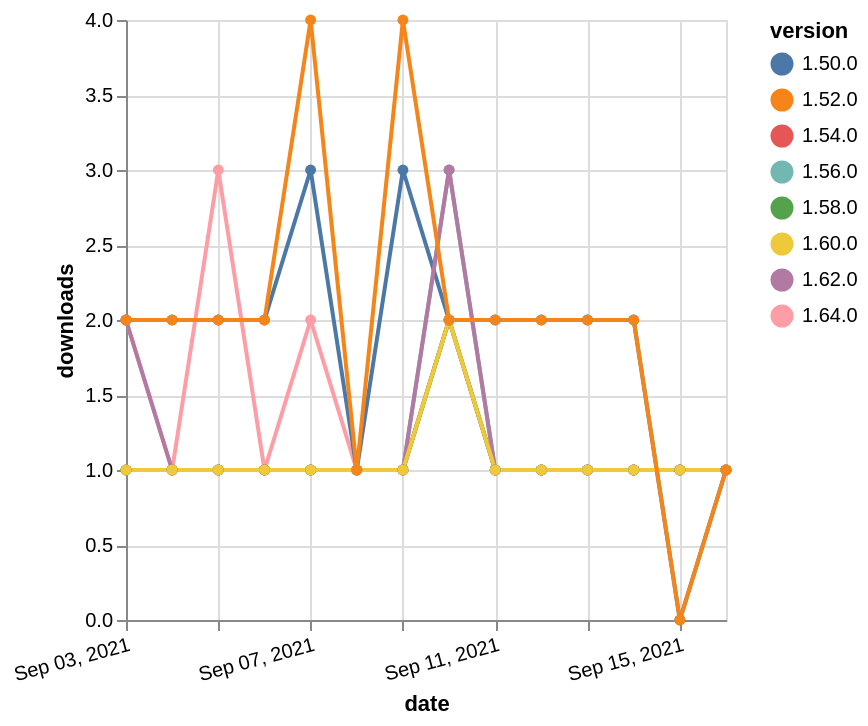

Describe this chart as a Vega-Lite specification.
### Vega-Lite specification from a JSON file in a GitHub repository (floating-point values rounded to 4 significant figures)
{"$schema": "https://vega.github.io/schema/vega-lite/v5.json", "description": "A simple bar chart with embedded data.", "data": {"values": [{"date": "2021-09-03", "total": 315, "delta": 1, "version": "1.56.0"}, {"date": "2021-09-04", "total": 316, "delta": 1, "version": "1.56.0"}, {"date": "2021-09-05", "total": 317, "delta": 1, "version": "1.56.0"}, {"date": "2021-09-06", "total": 318, "delta": 1, "version": "1.56.0"}, {"date": "2021-09-07", "total": 319, "delta": 1, "version": "1.56.0"}, {"date": "2021-09-08", "total": 320, "delta": 1, "version": "1.56.0"}, {"date": "2021-09-09", "total": 321, "delta": 1, "version": "1.56.0"}, {"date": "2021-09-10", "total": 324, "delta": 3, "version": "1.56.0"}, {"date": "2021-09-11", "total": 325, "delta": 1, "version": "1.56.0"}, {"date": "2021-09-12", "total": 326, "delta": 1, "version": "1.56.0"}, {"date": "2021-09-13", "total": 327, "delta": 1, "version": "1.56.0"}, {"date": "2021-09-14", "total": 328, "delta": 1, "version": "1.56.0"}, {"date": "2021-09-15", "total": 329, "delta": 1, "version": "1.56.0"}, {"date": "2021-09-16", "total": 330, "delta": 1, "version": "1.56.0"}, {"date": "2021-09-03", "total": 118, "delta": 2, "version": "1.64.0"}, {"date": "2021-09-04", "total": 119, "delta": 1, "version": "1.64.0"}, {"date": "2021-09-05", "total": 122, "delta": 3, "version": "1.64.0"}, {"date": "2021-09-06", "total": 123, "delta": 1, "version": "1.64.0"}, {"date": "2021-09-07", "total": 125, "delta": 2, "version": "1.64.0"}, {"date": "2021-09-08", "total": 126, "delta": 1, "version": "1.64.0"}, {"date": "2021-09-09", "total": 127, "delta": 1, "version": "1.64.0"}, {"date": "2021-09-10", "total": 129, "delta": 2, "version": "1.64.0"}, {"date": "2021-09-11", "total": 130, "delta": 1, "version": "1.64.0"}, {"date": "2021-09-12", "total": 131, "delta": 1, "version": "1.64.0"}, {"date": "2021-09-13", "total": 132, "delta": 1, "version": "1.64.0"}, {"date": "2021-09-14", "total": 133, "delta": 1, "version": "1.64.0"}, {"date": "2021-09-15", "total": 134, "delta": 1, "version": "1.64.0"}, {"date": "2021-09-16", "total": 135, "delta": 1, "version": "1.64.0"}, {"date": "2021-09-03", "total": 231, "delta": 1, "version": "1.54.0"}, {"date": "2021-09-04", "total": 232, "delta": 1, "version": "1.54.0"}, {"date": "2021-09-05", "total": 233, "delta": 1, "version": "1.54.0"}, {"date": "2021-09-06", "total": 234, "delta": 1, "version": "1.54.0"}, {"date": "2021-09-07", "total": 235, "delta": 1, "version": "1.54.0"}, {"date": "2021-09-08", "total": 236, "delta": 1, "version": "1.54.0"}, {"date": "2021-09-09", "total": 237, "delta": 1, "version": "1.54.0"}, {"date": "2021-09-10", "total": 239, "delta": 2, "version": "1.54.0"}, {"date": "2021-09-11", "total": 240, "delta": 1, "version": "1.54.0"}, {"date": "2021-09-12", "total": 241, "delta": 1, "version": "1.54.0"}, {"date": "2021-09-13", "total": 242, "delta": 1, "version": "1.54.0"}, {"date": "2021-09-14", "total": 243, "delta": 1, "version": "1.54.0"}, {"date": "2021-09-15", "total": 244, "delta": 1, "version": "1.54.0"}, {"date": "2021-09-16", "total": 245, "delta": 1, "version": "1.54.0"}, {"date": "2021-09-03", "total": 170, "delta": 1, "version": "1.58.0"}, {"date": "2021-09-04", "total": 171, "delta": 1, "version": "1.58.0"}, {"date": "2021-09-05", "total": 172, "delta": 1, "version": "1.58.0"}, {"date": "2021-09-06", "total": 173, "delta": 1, "version": "1.58.0"}, {"date": "2021-09-07", "total": 174, "delta": 1, "version": "1.58.0"}, {"date": "2021-09-08", "total": 175, "delta": 1, "version": "1.58.0"}, {"date": "2021-09-09", "total": 176, "delta": 1, "version": "1.58.0"}, {"date": "2021-09-10", "total": 178, "delta": 2, "version": "1.58.0"}, {"date": "2021-09-11", "total": 179, "delta": 1, "version": "1.58.0"}, {"date": "2021-09-12", "total": 180, "delta": 1, "version": "1.58.0"}, {"date": "2021-09-13", "total": 181, "delta": 1, "version": "1.58.0"}, {"date": "2021-09-14", "total": 182, "delta": 1, "version": "1.58.0"}, {"date": "2021-09-15", "total": 183, "delta": 1, "version": "1.58.0"}, {"date": "2021-09-16", "total": 184, "delta": 1, "version": "1.58.0"}, {"date": "2021-09-03", "total": 2279, "delta": 2, "version": "1.50.0"}, {"date": "2021-09-04", "total": 2281, "delta": 2, "version": "1.50.0"}, {"date": "2021-09-05", "total": 2283, "delta": 2, "version": "1.50.0"}, {"date": "2021-09-06", "total": 2285, "delta": 2, "version": "1.50.0"}, {"date": "2021-09-07", "total": 2288, "delta": 3, "version": "1.50.0"}, {"date": "2021-09-08", "total": 2289, "delta": 1, "version": "1.50.0"}, {"date": "2021-09-09", "total": 2292, "delta": 3, "version": "1.50.0"}, {"date": "2021-09-10", "total": 2294, "delta": 2, "version": "1.50.0"}, {"date": "2021-09-11", "total": 2296, "delta": 2, "version": "1.50.0"}, {"date": "2021-09-12", "total": 2298, "delta": 2, "version": "1.50.0"}, {"date": "2021-09-13", "total": 2300, "delta": 2, "version": "1.50.0"}, {"date": "2021-09-14", "total": 2302, "delta": 2, "version": "1.50.0"}, {"date": "2021-09-15", "total": 2302, "delta": 0, "version": "1.50.0"}, {"date": "2021-09-16", "total": 2303, "delta": 1, "version": "1.50.0"}, {"date": "2021-09-03", "total": 181, "delta": 2, "version": "1.62.0"}, {"date": "2021-09-04", "total": 182, "delta": 1, "version": "1.62.0"}, {"date": "2021-09-05", "total": 183, "delta": 1, "version": "1.62.0"}, {"date": "2021-09-06", "total": 184, "delta": 1, "version": "1.62.0"}, {"date": "2021-09-07", "total": 185, "delta": 1, "version": "1.62.0"}, {"date": "2021-09-08", "total": 186, "delta": 1, "version": "1.62.0"}, {"date": "2021-09-09", "total": 187, "delta": 1, "version": "1.62.0"}, {"date": "2021-09-10", "total": 190, "delta": 3, "version": "1.62.0"}, {"date": "2021-09-11", "total": 191, "delta": 1, "version": "1.62.0"}, {"date": "2021-09-12", "total": 192, "delta": 1, "version": "1.62.0"}, {"date": "2021-09-13", "total": 193, "delta": 1, "version": "1.62.0"}, {"date": "2021-09-14", "total": 194, "delta": 1, "version": "1.62.0"}, {"date": "2021-09-15", "total": 195, "delta": 1, "version": "1.62.0"}, {"date": "2021-09-16", "total": 196, "delta": 1, "version": "1.62.0"}, {"date": "2021-09-03", "total": 151, "delta": 1, "version": "1.60.0"}, {"date": "2021-09-04", "total": 152, "delta": 1, "version": "1.60.0"}, {"date": "2021-09-05", "total": 153, "delta": 1, "version": "1.60.0"}, {"date": "2021-09-06", "total": 154, "delta": 1, "version": "1.60.0"}, {"date": "2021-09-07", "total": 155, "delta": 1, "version": "1.60.0"}, {"date": "2021-09-08", "total": 156, "delta": 1, "version": "1.60.0"}, {"date": "2021-09-09", "total": 157, "delta": 1, "version": "1.60.0"}, {"date": "2021-09-10", "total": 159, "delta": 2, "version": "1.60.0"}, {"date": "2021-09-11", "total": 160, "delta": 1, "version": "1.60.0"}, {"date": "2021-09-12", "total": 161, "delta": 1, "version": "1.60.0"}, {"date": "2021-09-13", "total": 162, "delta": 1, "version": "1.60.0"}, {"date": "2021-09-14", "total": 163, "delta": 1, "version": "1.60.0"}, {"date": "2021-09-15", "total": 164, "delta": 1, "version": "1.60.0"}, {"date": "2021-09-16", "total": 165, "delta": 1, "version": "1.60.0"}, {"date": "2021-09-03", "total": 2440, "delta": 2, "version": "1.52.0"}, {"date": "2021-09-04", "total": 2442, "delta": 2, "version": "1.52.0"}, {"date": "2021-09-05", "total": 2444, "delta": 2, "version": "1.52.0"}, {"date": "2021-09-06", "total": 2446, "delta": 2, "version": "1.52.0"}, {"date": "2021-09-07", "total": 2450, "delta": 4, "version": "1.52.0"}, {"date": "2021-09-08", "total": 2451, "delta": 1, "version": "1.52.0"}, {"date": "2021-09-09", "total": 2455, "delta": 4, "version": "1.52.0"}, {"date": "2021-09-10", "total": 2457, "delta": 2, "version": "1.52.0"}, {"date": "2021-09-11", "total": 2459, "delta": 2, "version": "1.52.0"}, {"date": "2021-09-12", "total": 2461, "delta": 2, "version": "1.52.0"}, {"date": "2021-09-13", "total": 2463, "delta": 2, "version": "1.52.0"}, {"date": "2021-09-14", "total": 2465, "delta": 2, "version": "1.52.0"}, {"date": "2021-09-15", "total": 2465, "delta": 0, "version": "1.52.0"}, {"date": "2021-09-16", "total": 2466, "delta": 1, "version": "1.52.0"}]}, "width": "container", "mark": {"type": "line", "point": {"filled": true}}, "encoding": {"x": {"field": "date", "type": "temporal", "timeUnit": "yearmonthdate", "title": "date", "axis": {"labelAngle": -15}}, "y": {"field": "delta", "type": "quantitative", "title": "downloads"}, "color": {"field": "version", "type": "nominal"}, "tooltip": {"field": "delta"}}}
